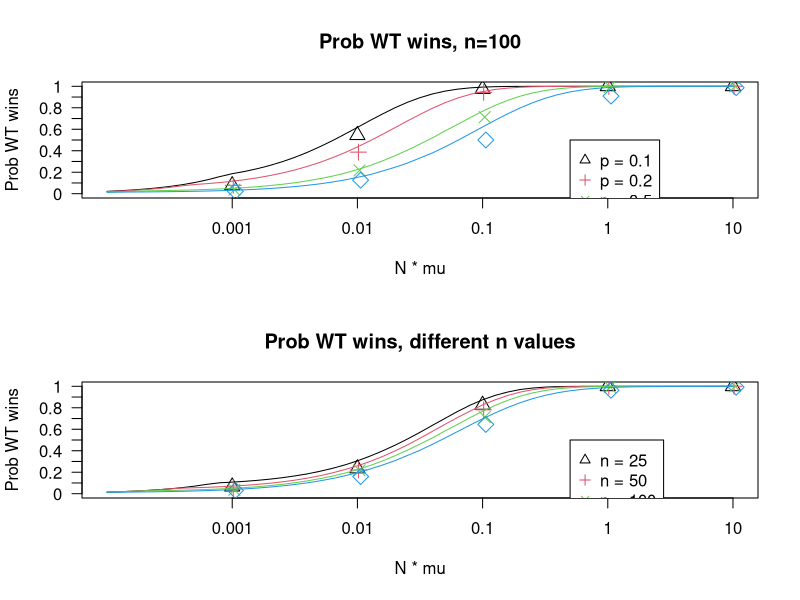

This chart was generated by the following R code:
#Make figure for prob WT wins

ProbWTWinDet = read.csv(file = "SimData/ProbWTWin_Det_NoCR.csv", row.names = 1)
ProbWTWinDF = read.csv(file = "SimData/ProbWTWin_Sims_NoCR.csv", row.names = 1)

jpeg(filename  = paste0("Output/ProbWTWins", Sys.Date(), ".jpeg"), units = "in", res = 100, width = 8, height = 10)
par(mfrow=c(2,1))

plot(ProbWTWinDet$theta, ProbWTWinDet$probWTWin, log = "x", ylim = c(0,1), 
     type = "l", xlim=c(10^-4, 10), col = 0, 
     main =paste0("Prob WT wins, n=100"), 
     xaxt="n", yaxt = "n", xlab = "N * mu", ylab = "Prob WT wins")
axis(side = 1, at = c(10^-3, 10^-2, 10^-1, 1, 10), labels = c(10^-3, 10^-2, 10^-1, 1, 10), las = 1)
axis(side = 2, at = seq(0,1,0.1), labels = seq(0,1,0.1), las = 1)

n=100
color = 0; xjiggle = 0.98; pch = 1
for (comp in c(0.1, 0.2, 0.5, 0.8)){
  color = color + 1; xjiggle = xjiggle*1.02; pch = pch +1
  points(ProbWTWinDet$theta[ProbWTWinDet$comp==comp & ProbWTWinDet$n == n], 
         ProbWTWinDet$probWTWin[ProbWTWinDet$comp==comp & ProbWTWinDet$n == n], type = "l", col = color)
  points(ProbWTWinDF$theta[ProbWTWinDF$comp==comp & ProbWTWinDF$n == n]*xjiggle, 
         ProbWTWinDF$probWTWin[ProbWTWinDF$comp==comp & ProbWTWinDF$n == n], pch = pch, cex = 1.5, col = color)
}
legend(x = 0.5, 0.5, legend = paste("p =", c(0.1, 0.2, 0.5, 0.8)), col = 1:4, pch = 2:5)

plot(ProbWTWinDet$theta, ProbWTWinDet$probWTWin, log = "x", ylim = c(0,1), 
     type = "l", xlim=c(10^-4, 10), col = 0, 
     main =paste0("Prob WT wins, different n values"), 
     xaxt="n", yaxt = "n", xlab = "N * mu", ylab = "Prob WT wins")
axis(side = 1, at = c(10^-3, 10^-2, 10^-1, 1, 10), labels = c(10^-3, 10^-2, 10^-1, 1, 10), las = 1)
axis(side = 2, at = seq(0,1,0.1), labels = seq(0,1,0.1), las = 1)

n=100; comp = 0.5
color = 0; xjiggle = 0.98; pch = 1
for (n in c(25,50,100,200)){
  color = color + 1; xjiggle = xjiggle*1.02; pch = pch +1
  points(ProbWTWinDet$theta[ProbWTWinDet$comp==comp & ProbWTWinDet$n == n], 
         ProbWTWinDet$probWTWin[ProbWTWinDet$comp==comp & ProbWTWinDet$n == n], type = "l", col = color)
  points(ProbWTWinDF$theta[ProbWTWinDF$comp==comp & ProbWTWinDF$n == n]*xjiggle, 
         ProbWTWinDF$probWTWin[ProbWTWinDF$comp==comp & ProbWTWinDF$n == n], pch = pch, cex = 1.5, col = color)
}
legend(x = 0.5, 0.5, legend = paste("n =", c(25,50,100,200)), col = 1:4, pch = 2:5)

dev.off()

#abline (h = 0.01, lty = "dashed")


